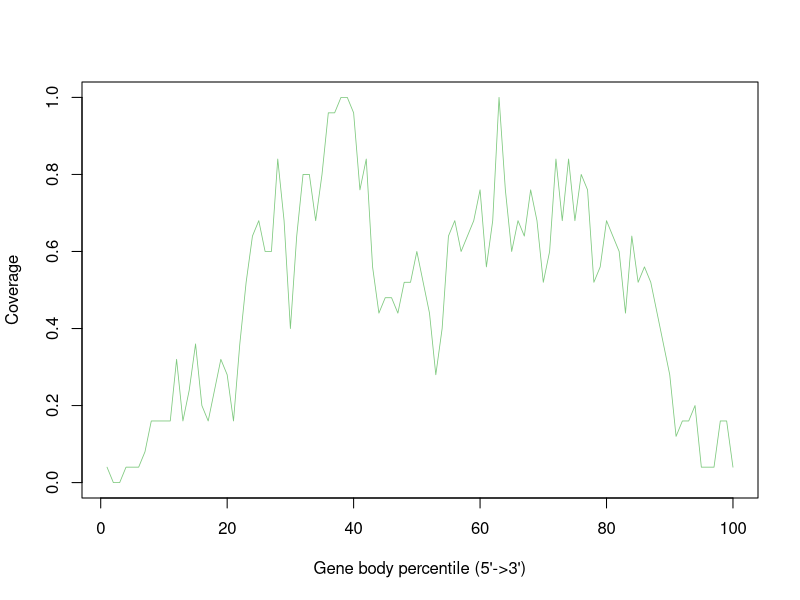

This figure's R source:
GSM4486042_Aligned.sortedByCoord_sorted.out <- c(0.04,0.0,0.0,0.04,0.04,0.04,0.08,0.16,0.16,0.16,0.16,0.32,0.16,0.24,0.36,0.2,0.16,0.24,0.32,0.28,0.16,0.36,0.52,0.64,0.68,0.6,0.6,0.84,0.68,0.4,0.64,0.8,0.8,0.68,0.8,0.96,0.96,1.0,1.0,0.96,0.76,0.84,0.56,0.44,0.48,0.48,0.44,0.52,0.52,0.6,0.52,0.44,0.28,0.4,0.64,0.68,0.6,0.64,0.68,0.76,0.56,0.68,1.0,0.76,0.6,0.68,0.64,0.76,0.68,0.52,0.6,0.84,0.68,0.84,0.68,0.8,0.76,0.52,0.56,0.68,0.64,0.6,0.44,0.64,0.52,0.56,0.52,0.44,0.36,0.28,0.12,0.16,0.16,0.2,0.04,0.04,0.04,0.16,0.16,0.04)


pdf("GSM4486042.geneBodyCoverage.curves.pdf")
x=1:100
icolor = colorRampPalette(c("#7fc97f","#beaed4","#fdc086","#ffff99","#386cb0","#f0027f"))(1)
plot(x,GSM4486042_Aligned.sortedByCoord_sorted.out,type='l',xlab="Gene body percentile (5'->3')", ylab="Coverage",lwd=0.8,col=icolor[1])
dev.off()
